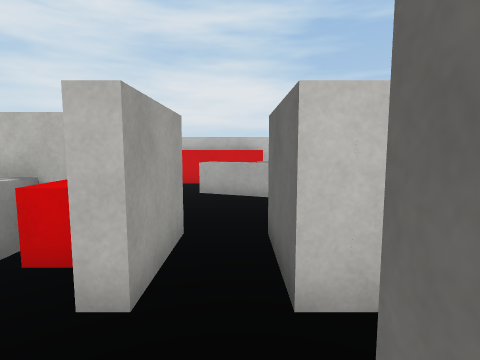
View 1 (above)

17 first-person views from a walk through a 3-D level made in the Unity game engine. The camera is 1.5 m above the floor, tilts 6° down and sees 80° across. The floor is counted in squares, 1 m on a side. Each view is taken from the middle of a square. On the plan, view 1 faces up. The plan holds only what a view shows up to about 14 squares ahead; the rest is blank. The player character is not drawn. Some surface patterns are stand-ins.

View 2
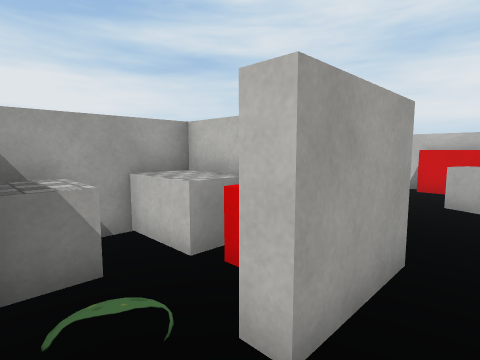

View 3
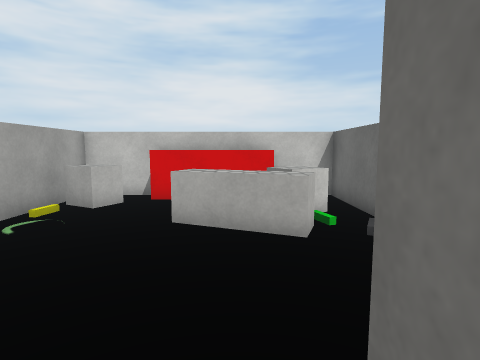

View 4
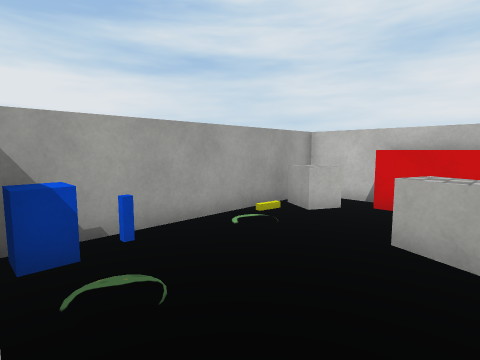

View 5
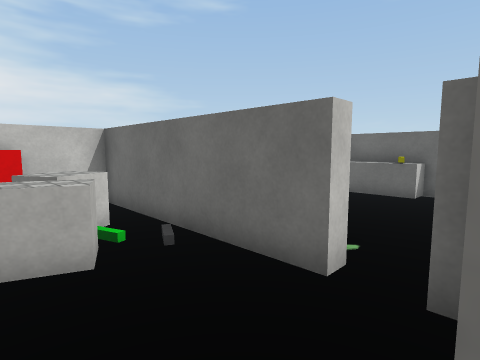

View 6
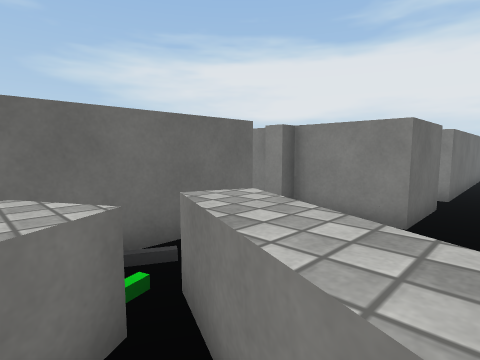

View 7
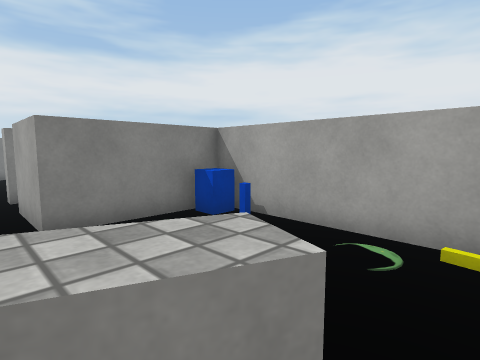

View 8
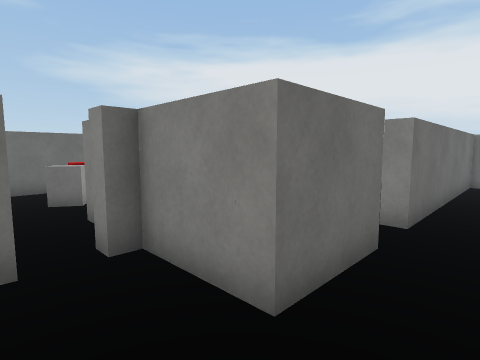

View 9
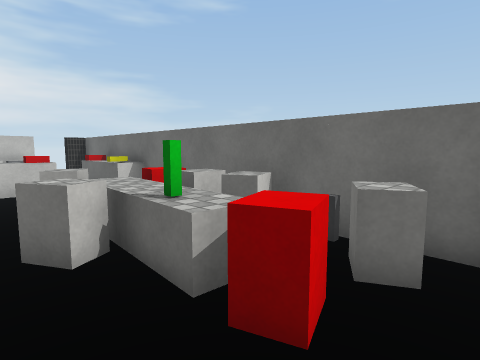

View 10
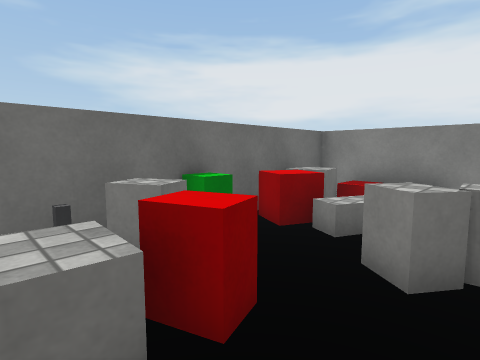

View 11
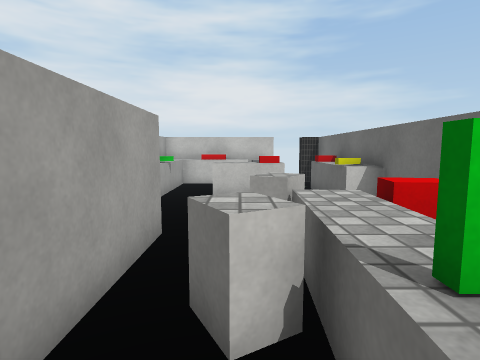

View 12
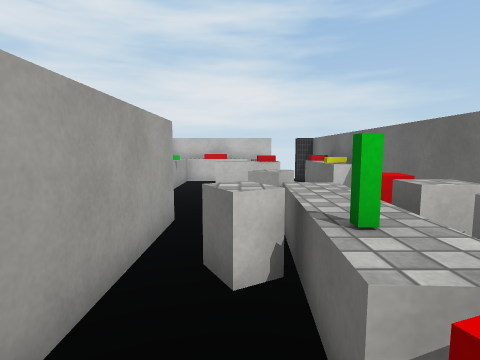

View 13
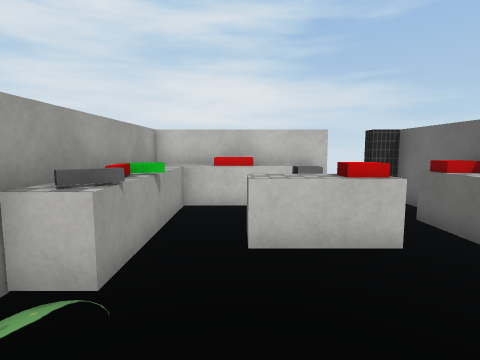

View 14
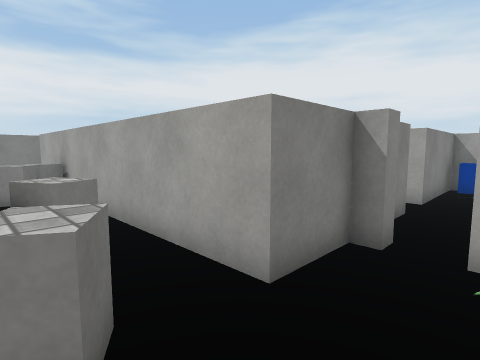

View 15
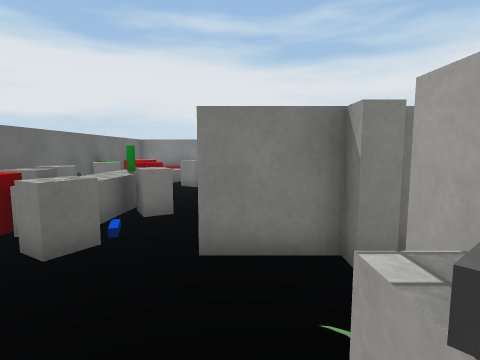

View 16
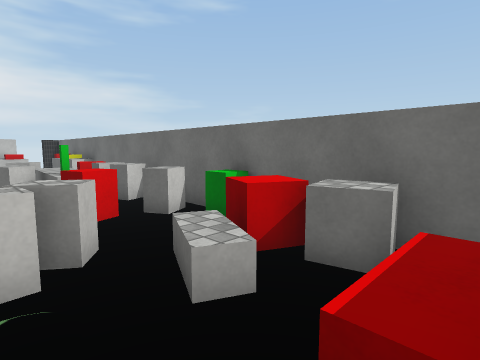

View 17
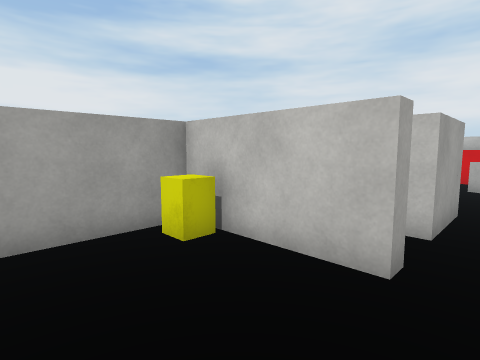

### Floor plan
Key: @ floor where view 1 was taken; # wall or solid block; x gap in a wall; . floor; = window, fence, low wall or low ledge; ^ raised ledge; B block; C cube; O other object.
Columns run from 5 left of view 1 to 11 right of it. Each row starts with its distance up from view 1.
 14  ############# x#
 13 #  ^^^^ #^^^^B .#
 12 #BB.    #^..   .#
 11 #B....BB#^..  .##
 10 #...^^B.#^.BBB.B#
  9 #....^^.#^.BBB.^#
  8 #.......#^.....^#
  7 #=......#......=#
  6 #B..............#
  5 #####.##O##.BB..#
  4 BBCC#.    #..BBB#
  3 #B..#.#   #.B^BB#
  2 #BB....   #.B^BB#
  1 #B##...   #..^BB#
  0 #B...@#   #..B.##
 -1 #   ..#   # .BBB#
 -2 #   ..#   #.B..B#
 -3 #   ..#   #BB.CB#
 -4     ..#   #. BBC#
 -5      .#   #  BCC#
 -6      .#   #  BBC#
 -7      .#    . BB##
 -8      ##   #######

Where each view was taken, in squares from view 1:
view 1: 0 up, 0 right, facing up
view 2: 1 up, 0 right, facing up-left
view 3: 4 up, 0 right, facing up
view 4: 5 up, 0 right, facing up-left
view 5: 5 up, 0 right, facing up-right
view 6: 11 up, 1 left, facing down-right
view 7: 11 up, 0 right, facing down-left
view 8: 7 up, 1 left, facing down-right
view 9: 2 down, 6 right, facing up-right
view 10: 1 up, 6 right, facing down-right
view 11: 0 up, 7 right, facing up
view 12: 1 down, 7 right, facing up
view 13: 5 up, 6 right, facing up
view 14: 7 up, 8 right, facing down-left
view 15: 9 up, 5 right, facing down
view 16: 7 down, 6 right, facing up-right
view 17: 3 down, 0 right, facing up-left
